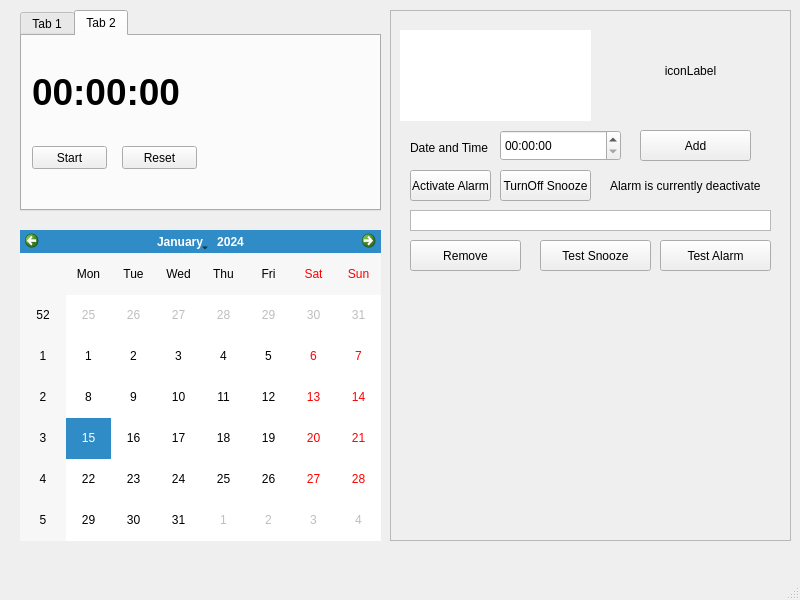
<?xml version="1.0" encoding="UTF-8"?>
<ui version="4.0">
 <class>MainWindow</class>
 <widget class="QMainWindow" name="MainWindow">
  <property name="geometry">
   <rect>
    <x>0</x>
    <y>0</y>
    <width>800</width>
    <height>600</height>
   </rect>
  </property>
  <property name="minimumSize">
   <size>
    <width>800</width>
    <height>600</height>
   </size>
  </property>
  <property name="maximumSize">
   <size>
    <width>800</width>
    <height>600</height>
   </size>
  </property>
  <property name="windowTitle">
   <string>MainWindow</string>
  </property>
  <widget class="QWidget" name="centralwidget">
   <widget class="QTabWidget" name="tabWidget">
    <property name="geometry">
     <rect>
      <x>20</x>
      <y>10</y>
      <width>361</width>
      <height>201</height>
     </rect>
    </property>
    <property name="sizePolicy">
     <sizepolicy hsizetype="Preferred" vsizetype="Preferred">
      <horstretch>0</horstretch>
      <verstretch>0</verstretch>
     </sizepolicy>
    </property>
    <property name="currentIndex">
     <number>1</number>
    </property>
    <widget class="QWidget" name="tab">
     <attribute name="title">
      <string>Tab 1</string>
     </attribute>
     <widget class="QLabel" name="label_2">
      <property name="geometry">
       <rect>
        <x>0</x>
        <y>10</y>
        <width>341</width>
        <height>151</height>
       </rect>
      </property>
      <property name="sizePolicy">
       <sizepolicy hsizetype="Expanding" vsizetype="Expanding">
        <horstretch>0</horstretch>
        <verstretch>0</verstretch>
       </sizepolicy>
      </property>
      <property name="font">
       <font>
        <pointsize>26</pointsize>
        <weight>75</weight>
        <bold>true</bold>
       </font>
      </property>
      <property name="text">
       <string>00:00:00</string>
      </property>
      <property name="scaledContents">
       <bool>false</bool>
      </property>
      <property name="alignment">
       <set>Qt::AlignCenter</set>
      </property>
      <property name="wordWrap">
       <bool>false</bool>
      </property>
     </widget>
    </widget>
    <widget class="QWidget" name="tab_2">
     <attribute name="title">
      <string>Tab 2</string>
     </attribute>
     <widget class="QLabel" name="label">
      <property name="geometry">
       <rect>
        <x>10</x>
        <y>10</y>
        <width>341</width>
        <height>91</height>
       </rect>
      </property>
      <property name="font">
       <font>
        <pointsize>28</pointsize>
        <weight>75</weight>
        <bold>true</bold>
       </font>
      </property>
      <property name="text">
       <string>00:00:00</string>
      </property>
     </widget>
     <widget class="QPushButton" name="pushButton">
      <property name="geometry">
       <rect>
        <x>10</x>
        <y>110</y>
        <width>75</width>
        <height>23</height>
       </rect>
      </property>
      <property name="text">
       <string>Start</string>
      </property>
     </widget>
     <widget class="QPushButton" name="pushButton_2">
      <property name="geometry">
       <rect>
        <x>100</x>
        <y>110</y>
        <width>75</width>
        <height>23</height>
       </rect>
      </property>
      <property name="text">
       <string>Reset</string>
      </property>
     </widget>
    </widget>
   </widget>
   <widget class="QFrame" name="frame">
    <property name="geometry">
     <rect>
      <x>390</x>
      <y>10</y>
      <width>401</width>
      <height>531</height>
     </rect>
    </property>
    <property name="minimumSize">
     <size>
      <width>401</width>
      <height>531</height>
     </size>
    </property>
    <property name="frameShape">
     <enum>QFrame::StyledPanel</enum>
    </property>
    <property name="frameShadow">
     <enum>QFrame::Raised</enum>
    </property>
    <widget class="QListWidget" name="listWidget">
     <property name="geometry">
      <rect>
       <x>20</x>
       <y>200</y>
       <width>361</width>
       <height>21</height>
      </rect>
     </property>
    </widget>
    <widget class="QPushButton" name="removebutton">
     <property name="geometry">
      <rect>
       <x>20</x>
       <y>230</y>
       <width>111</width>
       <height>31</height>
      </rect>
     </property>
     <property name="text">
      <string>Remove</string>
     </property>
    </widget>
    <widget class="QPushButton" name="addButton">
     <property name="geometry">
      <rect>
       <x>250</x>
       <y>120</y>
       <width>111</width>
       <height>31</height>
      </rect>
     </property>
     <property name="text">
      <string>Add</string>
     </property>
    </widget>
    <widget class="QLabel" name="labeldatetime">
     <property name="geometry">
      <rect>
       <x>20</x>
       <y>130</y>
       <width>91</width>
       <height>16</height>
      </rect>
     </property>
     <property name="sizePolicy">
      <sizepolicy hsizetype="Ignored" vsizetype="Ignored">
       <horstretch>0</horstretch>
       <verstretch>0</verstretch>
      </sizepolicy>
     </property>
     <property name="text">
      <string>Date and Time</string>
     </property>
     <property name="scaledContents">
      <bool>true</bool>
     </property>
    </widget>
    <widget class="QPushButton" name="pushButton_3">
     <property name="geometry">
      <rect>
       <x>150</x>
       <y>230</y>
       <width>111</width>
       <height>31</height>
      </rect>
     </property>
     <property name="text">
      <string>Test Snooze</string>
     </property>
    </widget>
    <widget class="QTimeEdit" name="timeEdit">
     <property name="geometry">
      <rect>
       <x>110</x>
       <y>120</y>
       <width>121</width>
       <height>31</height>
      </rect>
     </property>
    </widget>
    <widget class="QPushButton" name="testAlarmBtn">
     <property name="geometry">
      <rect>
       <x>270</x>
       <y>230</y>
       <width>111</width>
       <height>31</height>
      </rect>
     </property>
     <property name="text">
      <string>Test Alarm</string>
     </property>
    </widget>
    <widget class="QPushButton" name="pushButton_4">
     <property name="geometry">
      <rect>
       <x>110</x>
       <y>160</y>
       <width>91</width>
       <height>31</height>
      </rect>
     </property>
     <property name="text">
      <string>TurnOff Snooze</string>
     </property>
    </widget>
    <widget class="QPushButton" name="pushButton_5">
     <property name="geometry">
      <rect>
       <x>20</x>
       <y>160</y>
       <width>81</width>
       <height>31</height>
      </rect>
     </property>
     <property name="text">
      <string>Activate Alarm</string>
     </property>
    </widget>
    <widget class="QLabel" name="label_3">
     <property name="geometry">
      <rect>
       <x>220</x>
       <y>160</y>
       <width>151</width>
       <height>31</height>
      </rect>
     </property>
     <property name="text">
      <string>Alarm is currently deactivated</string>
     </property>
    </widget>
    <widget class="QTextEdit" name="wetterText">
     <property name="geometry">
      <rect>
       <x>10</x>
       <y>20</y>
       <width>191</width>
       <height>91</height>
      </rect>
     </property>
     <property name="sizePolicy">
      <sizepolicy hsizetype="Fixed" vsizetype="Fixed">
       <horstretch>0</horstretch>
       <verstretch>0</verstretch>
      </sizepolicy>
     </property>
     <property name="autoFillBackground">
      <bool>true</bool>
     </property>
     <property name="styleSheet">
      <string notr="true">background-color: rgb();</string>
     </property>
     <property name="frameShape">
      <enum>QFrame::NoFrame</enum>
     </property>
    </widget>
    <widget class="QLabel" name="iconLabel">
     <property name="geometry">
      <rect>
       <x>210</x>
       <y>10</y>
       <width>181</width>
       <height>101</height>
      </rect>
     </property>
     <property name="styleSheet">
      <string notr="true">background-color: rgb();</string>
     </property>
     <property name="text">
      <string>iconLabel</string>
     </property>
     <property name="scaledContents">
      <bool>true</bool>
     </property>
     <property name="alignment">
      <set>Qt::AlignCenter</set>
     </property>
    </widget>
   </widget>
   <widget class="QCalendarWidget" name="calendarWidget">
    <property name="geometry">
     <rect>
      <x>20</x>
      <y>230</y>
      <width>361</width>
      <height>311</height>
     </rect>
    </property>
   </widget>
  </widget>
  <widget class="QMenuBar" name="menubar">
   <property name="geometry">
    <rect>
     <x>0</x>
     <y>0</y>
     <width>800</width>
     <height>21</height>
    </rect>
   </property>
  </widget>
  <widget class="QStatusBar" name="statusbar"/>
 </widget>
 <resources/>
 <connections/>
</ui>
